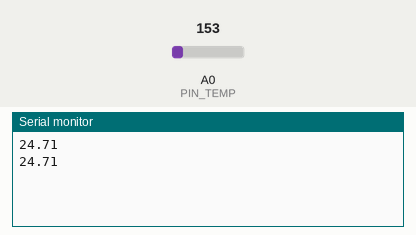
The sketch below on a simulated Arduino Uno, built with avr-gcc and run on an emulated ATmega328P. Parts: the last lines printed to the serial monitor. Inputs (shaded band) come from the test bench; at power-on: A0 (PIN_TEMP) = 153.

Above: at 1.8 s.
1.9 s: A0 (PIN_TEMP) set to 165
At 2.8 s:
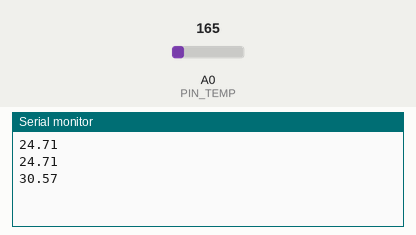
3.4 s: A0 (PIN_TEMP) set to 175
At 4.8 s:
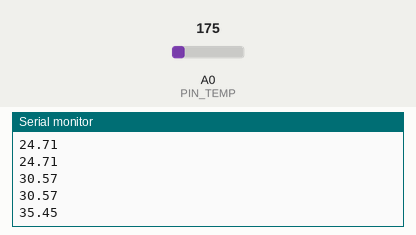
Timing chart, 0 to 6.4 s (numbered marks = the images above; inputs shaded):
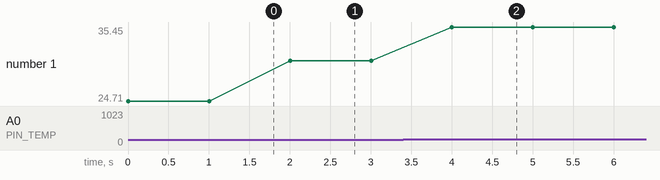

Measured:
- after the input at 1.9 s, the serial monitor: prints a new line after 0.10 s (image 1)
- after the input at 3.4 s, the serial monitor: prints a new line after 0.60 s (image 2)
- plotted number 1: 24.71 → 30.57 after the input at 1.9 s, 30.57 → 35.45 after the input at 3.4 s

The sketch:

temperature_tmp36.ino
```cpp
#define PIN_TEMP A0

void setup() {
  pinMode(PIN_TEMP, INPUT);
  Serial.begin(115200);
}

void loop() {
  int val=analogRead(PIN_TEMP);
  float voltage = val * 5.0;
  voltage /= 1024.0;
  float temperatureC = (voltage - 0.5) * 100 ;
  Serial.println(temperatureC);
  delay(1000);
}
```
